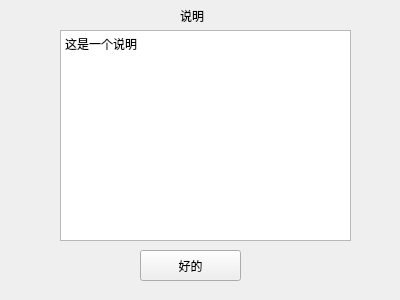
<?xml version="1.0" encoding="UTF-8"?>
<ui version="4.0">
 <class>explaining</class>
 <widget class="QWidget" name="explaining">
  <property name="geometry">
   <rect>
    <x>0</x>
    <y>0</y>
    <width>400</width>
    <height>300</height>
   </rect>
  </property>
  <property name="windowTitle">
   <string>Form</string>
  </property>
  <widget class="QTextBrowser" name="textBrowser">
   <property name="geometry">
    <rect>
     <x>60</x>
     <y>30</y>
     <width>291</width>
     <height>211</height>
    </rect>
   </property>
   <property name="html">
    <string>&lt;!DOCTYPE HTML PUBLIC &quot;-//W3C//DTD HTML 4.0//EN&quot; &quot;http://www.w3.org/TR/REC-html40/strict.dtd&quot;&gt;
&lt;html&gt;&lt;head&gt;&lt;meta name=&quot;qrichtext&quot; content=&quot;1&quot; /&gt;&lt;meta charset=&quot;utf-8&quot; /&gt;&lt;style type=&quot;text/css&quot;&gt;
p, li { white-space: pre-wrap; }
hr { height: 1px; border-width: 0; }
li.unchecked::marker { content: &quot;\2610&quot;; }
li.checked::marker { content: &quot;\2612&quot;; }
&lt;/style&gt;&lt;/head&gt;&lt;body style=&quot; font-family:'Microsoft YaHei UI'; font-size:9pt; font-weight:400; font-style:normal;&quot;&gt;
&lt;p style=&quot; margin-top:0px; margin-bottom:0px; margin-left:0px; margin-right:0px; -qt-block-indent:0; text-indent:0px;&quot;&gt;这是一个说明&lt;/p&gt;
&lt;p style=&quot;-qt-paragraph-type:empty; margin-top:0px; margin-bottom:0px; margin-left:0px; margin-right:0px; -qt-block-indent:0; text-indent:0px;&quot;&gt;&lt;br /&gt;&lt;/p&gt;&lt;/body&gt;&lt;/html&gt;</string>
   </property>
  </widget>
  <widget class="QLabel" name="label">
   <property name="geometry">
    <rect>
     <x>180</x>
     <y>10</y>
     <width>40</width>
     <height>12</height>
    </rect>
   </property>
   <property name="text">
    <string>说明</string>
   </property>
  </widget>
  <widget class="QPushButton" name="pushButton">
   <property name="geometry">
    <rect>
     <x>140</x>
     <y>250</y>
     <width>101</width>
     <height>31</height>
    </rect>
   </property>
   <property name="text">
    <string>好的</string>
   </property>
  </widget>
 </widget>
 <resources/>
 <connections>
  <connection>
   <sender>pushButton</sender>
   <signal>clicked()</signal>
   <receiver>explaining</receiver>
   <slot>close()</slot>
   <hints>
    <hint type="sourcelabel">
     <x>229</x>
     <y>270</y>
    </hint>
    <hint type="destinationlabel">
     <x>289</x>
     <y>272</y>
    </hint>
   </hints>
  </connection>
 </connections>
</ui>
